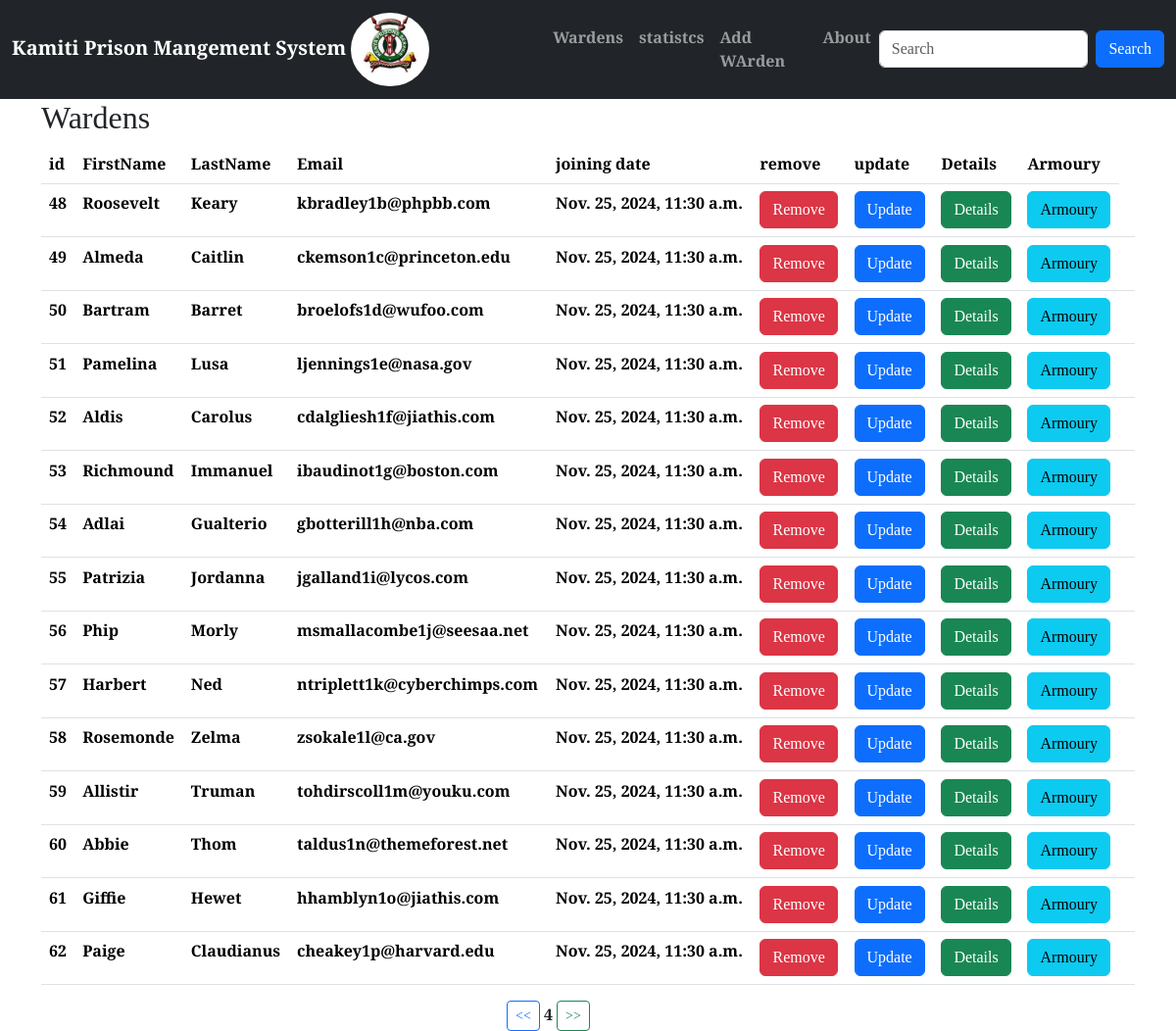
Page /?page=4 (signed in) on the committed database.
### prison/models.py (models this page shows, shortened)
class Warden(models.Model):
    FirstName = models.CharField(max_length=30)
    LastName = models.CharField(max_length=30)
    Email = models.EmailField(unique=True)
    Age = models.PositiveSmallIntegerField(default=0)
    Gender = models.CharField(max_length=10)
    Weight = models.PositiveIntegerField(default=0)
    ServiceNumber = models.PositiveIntegerField(default=0)
    ProfilePicture = models.ImageField(upload_to=generate_unique_name, null=True)
    created_at = models.DateTimeField(auto_now_add=True)
    updated_at = models.DateTimeField(auto_now=True)
    class Meta:
        db_table = 'Wardens'

### prison/views.py (the view)
# urls.py: path('',views.Wardens,name='Wardens'),
@login_required
def Wardens(request):
    data = Warden.objects.all()
    data = Warden.objects.all().order_by('id').values()  # ORM select * from customers
    paginator = Paginator(data, 15)
    page = request.GET.get('page', 1)
    try:
        paginated_data = paginator.page(page)
    except  EmptyPage:
        paginated_data = paginator.page(1)
    return render(request, "Wardens.html", {"data": paginated_data})

### templates/Wardens.html (shortened to what this page needs)
{% extends 'Master.html' %}
{% block content %}
<div class="container">
<h2>Wardens</h2>
<table class="table">
    <tr>
    <th>id</th>
    <th>FirstName</th>
    <th>LastName</th>
    <th>Email</th>
    <th>joining date</th>
        <th>remove</th>
        <th>update</th>
        <th>Details</th>
        <th>Armoury</th>
    </tr>
   {% for warden in data.object_list %}
  	<tr>
      <tr>
                  <td>{{ warden.id }}</td>
                  <td>{{ warden.FirstName }}</td>
                  <td>{{ warden.LastName }}</td>
                  <td>{{ warden.Email }}</td>
                  <td>{{ warden.created_at }}</td>
         <td>
             <a class="btn btn-danger" href="{% url 'DeleteWarden' warden.id %}">Remove</a>
         </td>
          <td>
              <a class="btn btn-primary" href="{% url 'UpdateWarden' warden.id %}">Update</a>
          </td>
          <td>
             <a class="btn btn-success" href="{% url 'WardenDetails' warden.id %}">Details</a>
          </td>
             <td>
             <a class="btn btn-info" href="{% url 'Armoury' warden.id %}">Armoury</a>
          </td>
          <td>
          </td>
              </tr>
  {% empty %}
  	<p>no Wardens  in this prison</p>
  {% endfor %}
</table>
  <div class="row justify-content-center">
            <div class="col-sm-2">
                {% if data.has_previous %}
                    <a class="btn btn-outline-primary btn-sm" href="?page={{ data.previous_page_number }}"> << </a>
                {% endif %}
                <span class="mx-auto">{{ data.number }}</span>
                {% if data.has_next %}
                    <a class="btn btn-outline-success btn-sm" href="?page={{ data.next_page_number }}"> >> </a>
                {% endif %}
            </div>
        </div>
</div>
{% endblock %}

### prison/static/css/my_style.css (style rules this page uses)
body { font-family: "Tinos", serif; font-weight: 700; font-style: normal; }

### rows in the picture
Warden: id "48", FirstName "Roosevelt", LastName "Keary", Email "kbradley1b@phpbb.com", created_at "Nov. 25, 2024, 11:30 a.m."
Warden: id "49", FirstName "Almeda", LastName "Caitlin", Email "ckemson1c@princeton.edu", created_at "Nov. 25, 2024, 11:30 a.m."
Warden: id "50", FirstName "Bartram", LastName "Barret", Email "broelofs1d@wufoo.com", created_at "Nov. 25, 2024, 11:30 a.m."
Warden: id "51", FirstName "Pamelina", LastName "Lusa", Email "ljennings1e@nasa.gov", created_at "Nov. 25, 2024, 11:30 a.m."
Warden: id "52", FirstName "Aldis", LastName "Carolus", Email "cdalgliesh1f@jiathis.com", created_at "Nov. 25, 2024, 11:30 a.m."
Warden: id "53", FirstName "Richmound", LastName "Immanuel", Email "ibaudinot1g@boston.com", created_at "Nov. 25, 2024, 11:30 a.m."
Warden: id "54", FirstName "Adlai", LastName "Gualterio", Email "gbotterill1h@nba.com", created_at "Nov. 25, 2024, 11:30 a.m."
Warden: id "55", FirstName "Patrizia", LastName "Jordanna", Email "jgalland1i@lycos.com", created_at "Nov. 25, 2024, 11:30 a.m."
Warden: id "56", FirstName "Phip", LastName "Morly", Email "msmallacombe1j@seesaa.net", created_at "Nov. 25, 2024, 11:30 a.m."
Warden: id "57", FirstName "Harbert", LastName "Ned", Email "ntriplett1k@cyberchimps.com", created_at "Nov. 25, 2024, 11:30 a.m."
Warden: id "58", FirstName "Rosemonde", LastName "Zelma", Email "zsokale1l@ca.gov", created_at "Nov. 25, 2024, 11:30 a.m."
Warden: id "59", FirstName "Allistir", LastName "Truman", Email "tohdirscoll1m@youku.com", created_at "Nov. 25, 2024, 11:30 a.m."
Warden: id "60", FirstName "Abbie", LastName "Thom", Email "taldus1n@themeforest.net", created_at "Nov. 25, 2024, 11:30 a.m."
Warden: id "61", FirstName "Giffie", LastName "Hewet", Email "hhamblyn1o@jiathis.com", created_at "Nov. 25, 2024, 11:30 a.m."
Warden: id "62", FirstName "Paige", LastName "Claudianus", Email "cheakey1p@harvard.edu", created_at "Nov. 25, 2024, 11:30 a.m."

### other values in the picture
{{ data.number }} "4"
